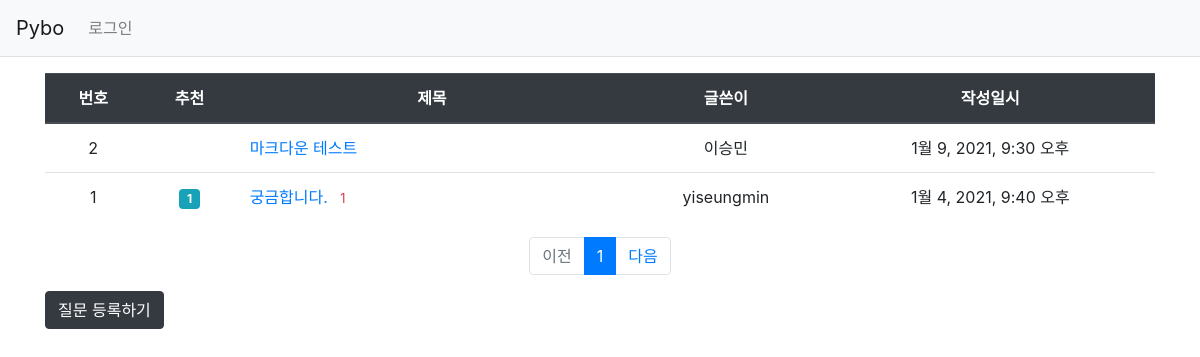
Before: / with the older database file.
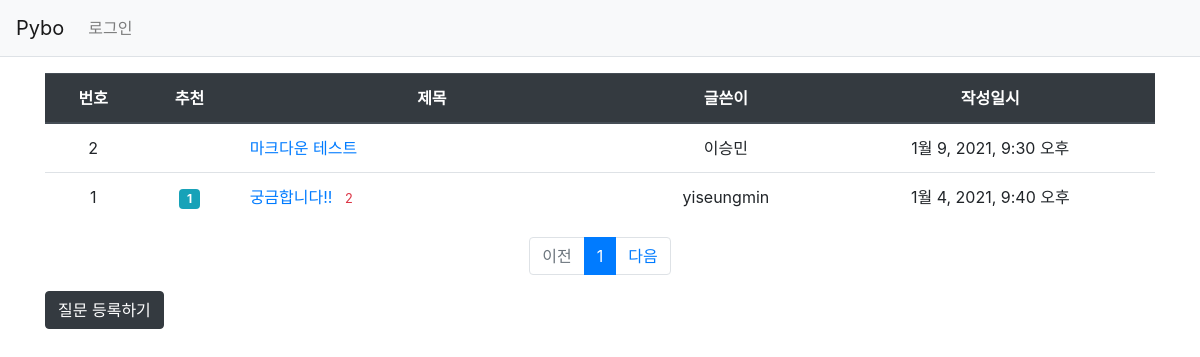
After: the same page with the newer database file.
### pybo/models.py (models this page shows, shortened)
class Question(models.Model) :
    subject = models.CharField(max_length=200)  #제목
    content = models.TextField()
    create_date = models.DateTimeField()
    author = models.ForeignKey(User, on_delete=models.CASCADE, related_name='author_question')
    modify_date = models.DateTimeField(null=True, blank=True)
    voter = models.ManyToManyField(User, related_name='voter_question')

### pybo/views/base_views.py (the view)
# urls.py: path('', base_views.index, name='index'),
def index(request) :
    page = request.GET.get('page','1') # 페이지
    question_list = Question.objects.order_by('-create_date')
    paginator = Paginator(question_list, 10) # 페이지당 10개씩 보여주기
    page_obj = paginator.get_page(page)
    context = {'question_list': page_obj}
    return render(request, 'pybo/question_list.html', context)

### pybo/templatetags/pybo_filter.py (called while the page is built)
@register.filter
def sub(value, arg) :
    return value - arg

### templates/pybo/question_list.html
{% extends 'base.html' %}
{% load pybo_filter %}
{% block content %}
    <div class="container my-3">
        <table class="table">
            <thead>
            <tr class="text-center thead-dark">
                <th>번호</th>
                <th>추천</th>
                <th style="width: 35%">제목</th>
                <th>글쓴이</th>
                <th>작성일시</th>
            </tr>
            </thead>
            <tbody>
            {%  if question_list %}
            {%  for question in question_list %}
                <tr class="text-center">
                    <td>{{ question_list.paginator.count|sub:question_list.start_index|sub:forloop.counter0|add:1 }}</td>
                    <td>
                        {% if question.voter.all.count > 0 %}
                        <span class="badge badge-info px-2 py-1">{{ question.voter.all.count }}</span>
                        {% endif %}
                    </td>
                    <td class="text-left">
                        <a href="{% url 'pybo:detail' question.id %}">{{ question.subject }}</a>
                        {% if question.answer_set.count > 0 %}
                            <span class="text-danger small ml-2">{{ question.answer_set.count }}</span>
                        {% endif %}
                    </td>
                    <td>{{ question.author.username }}</td>
                    <td>{{ question.create_date }}</td>
                </tr>
            {% endfor %}
            {% else %}
            <tr>
                <td colspan="3">질문이 없습니다.</td>
            </tr>
            {% endif %}
            </tbody>
        </table>
        <ul class="pagination justify-content-center">
            {% if question_list.has_previous %}
            <li class="page-item">
                <a class="page-link" href="?page = {{ question_list.previous_page_number }}">
                이전</a>
            </li>
            {% else %}
            <li class="page-item disabled">
                <a class="page-link" tabindex="-1" aria-disabled="true" href="#">이전</a>
            </li>
            {% endif %}
        {% for page_number in question_list.paginator.page_range %}
            {% if page_number >= question_list.number|add:-5 and page_number <= question_list.number|add:5 %}
                {% if page_number == question_list.number %}
                <li class="page-item active" aria-current="page">
                    <a class="page-link" href="?page={{ page_number }}">{{ page_number }}</a>
                </li>
                {% else %}
                <li class="page-item">
                    <a class="page-link" href="?page={{ page_number }}">{{ page_number }}</a>
                </li>
                {% endif %}
            {% endif %}
        {% endfor %}
        {% if question_list.has_next %}
        <li class="page-item">
            <a class="page-link" href="?page={{ question_list.next_page_number }}">다음</a>
        </li>
        {% else %}
        <li class="page-item">
            <a class="page-link" tabindex="-1" aria-disabled="true" href="#">다음</a>
        </li>
        {% endif %}
        </ul>
    <a href="{% url 'pybo:question_create' %}" class="btn btn-dark">질문 등록하기</a>
    </div>
{% endblock %}

Changed rows visible on the page:
changed Question "yiseungmin": subject "궁금합니다." → "궁금합니다!!"; answer_set.count "1" → "2"
